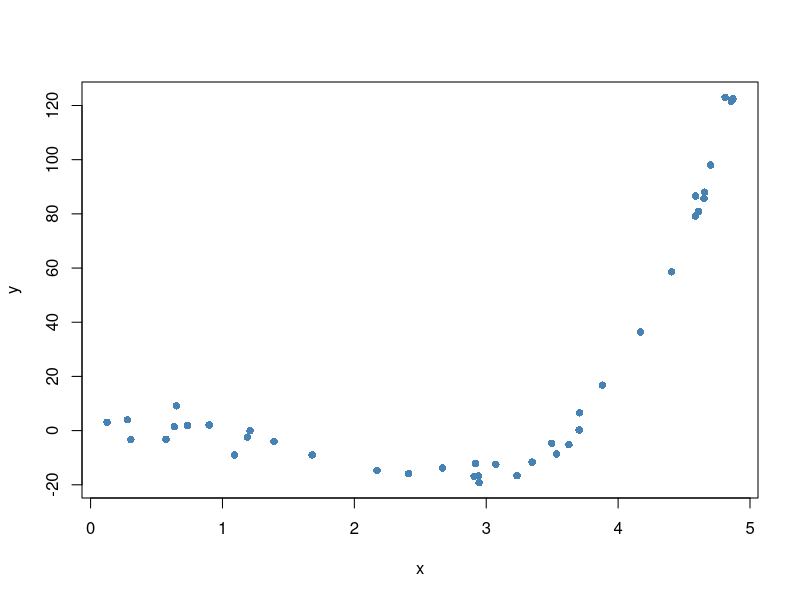
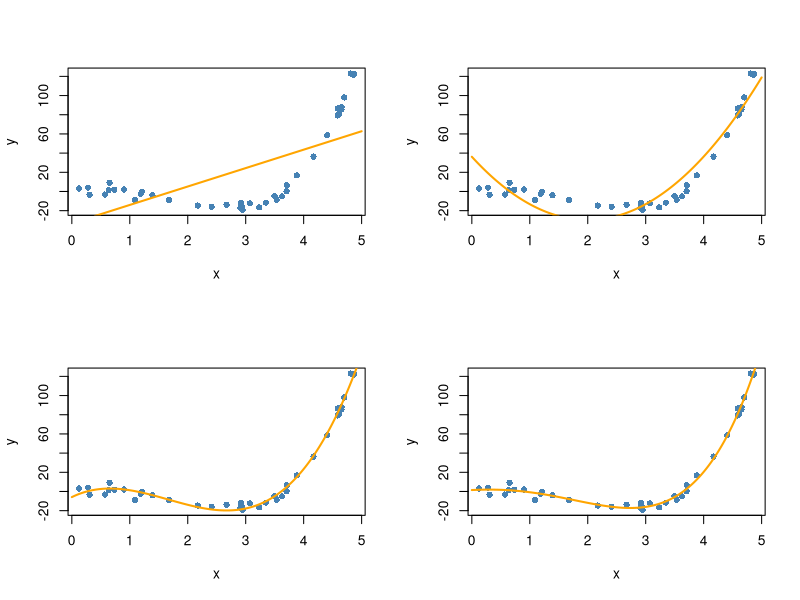
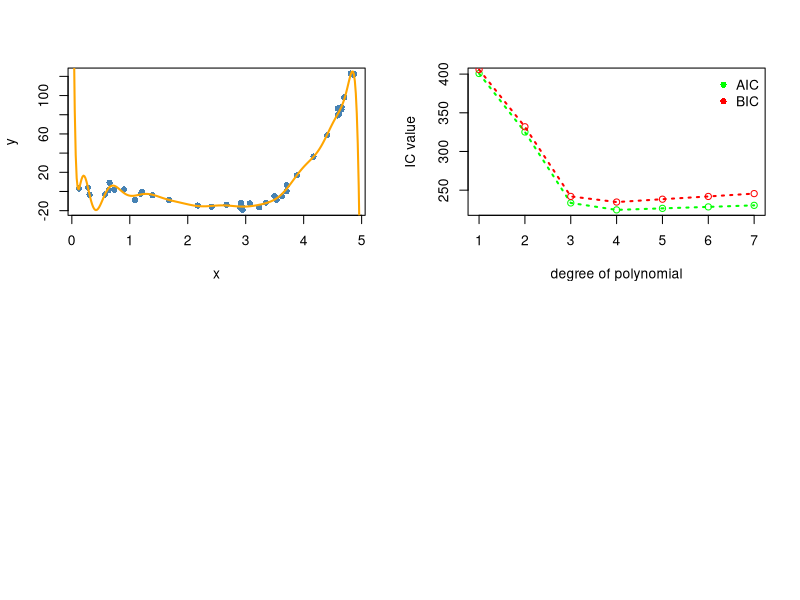

These charts were generated, in order, by the following R code:
## ---- chunk 1
betas <- c(0, 1, 1, -4, 1)
sigma <- 5
n <- 40
set.seed(110)
x <- runif(n, 0, 5)
EyGx <- betas[1] + betas[2]*x + betas[3]*x^2 + betas[4]*x^3 + betas[5]*x^4
y <- EyGx + rnorm(n, 0, sigma)
plot(y ~ x, pch = 16, col = "steelblue")
## ---- chunk 2
m1 <- lm(y ~ x)
m2 <- lm(y ~ x + I(x^2))
m3 <- lm(y ~ x + I(x^2) + I(x^3))
m4 <- lm(y ~ x + I(x^2) + I(x^3) + I(x^4))
## ---- chunk 3
# plotting function
plot_m <- function(x, y, m) {
  plot(y ~ x, pch = 16, col = "steelblue")
  x_range <- par("xaxp")[1:2]
  xx <- seq(x_range[1], x_range[2], length.out = 300)
  yy <- predict(m, newdata = data.frame("x" = xx))
  lines(xx, yy, lwd = 2, col = "orange")
}
## ---- chunk 4
par(mfrow = c(2, 2))
plot_m(x, y, m1)
plot_m(x, y, m2)
plot_m(x, y, m3)
plot_m(x, y, m4)
## ---- chunk 5
L1 <- prod(dnorm(m1$res, mean = 0, sd = summary(m1)$sigma))
## ---- chunk 6
L1 <- prod(dnorm(m1$res, mean = 0, sd = summary(m1)$sigma))
L2 <- prod(dnorm(m2$res, mean = 0, sd = summary(m2)$sigma))
L3 <- prod(dnorm(m3$res, mean = 0, sd = summary(m3)$sigma))
L4 <- prod(dnorm(m4$res, mean = 0, sd = summary(m4)$sigma))
c(L1, L2, L3, L4)
## ---- chunk 7
mBEST <- lm(y ~ poly(x, 20))
plot_m(x, y, mBEST)
## ---- chunk 8
mBEST <- lm(y ~ poly(x, 20))
LBEST <- prod(dnorm(mBEST$res, mean = 0, sd = summary(mBEST)$sigma))
c(L1, L2, L3, L4, LBEST)
## ---- chunk 9
m5 <- lm(y ~ x + I(x^2) + I(x^3) + I(x^4) + I(x^5))
m6 <- lm(y ~ x + I(x^2) + I(x^3) + I(x^4) + I(x^5) + I(x^6))
m7 <- lm(y ~ x + I(x^2) + I(x^3) + I(x^4) + I(x^5) + I(x^6) + I(x^7))
AICs <- c(AIC(m1), AIC(m2), AIC(m3), AIC(m4), AIC(m5), AIC(m6), AIC(m7))
BICs <- c(BIC(m1), BIC(m2), BIC(m3), BIC(m4), BIC(m5), BIC(m6), BIC(m7))
plot(1:7, AICs, col = "green", ylab = "IC value", xlab = "degree of polynomial")
lines(1:7, AICs, lty = 3, lwd = 2, col = "green")
points(1:7, BICs, col = "red")
lines(1:7, BICs, lty = 3, lwd = 2, col = "red")
legend("topright", legend = c("AIC", "BIC"), col = c("green", "red"), pch = 16, bty = "n")
